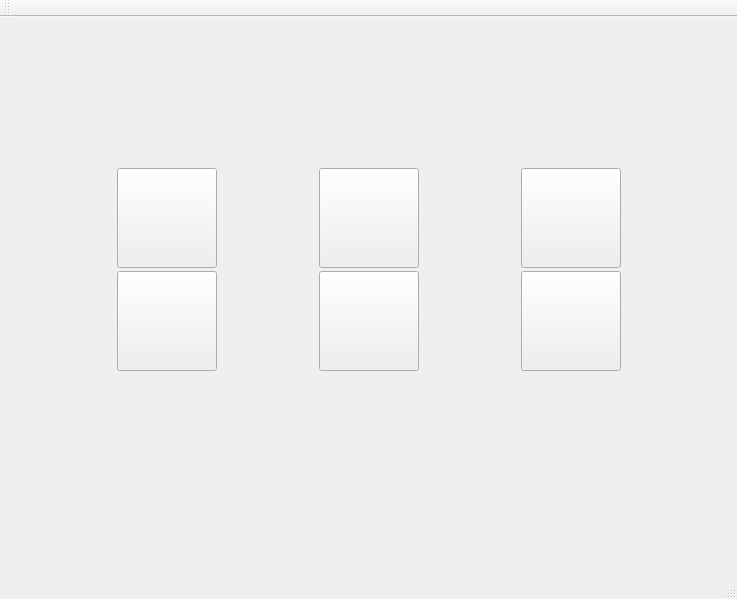
<?xml version="1.0" encoding="UTF-8"?>
<ui version="4.0">
 <class>MainWindow</class>
 <widget class="QMainWindow" name="MainWindow">
  <property name="geometry">
   <rect>
    <x>0</x>
    <y>0</y>
    <width>737</width>
    <height>599</height>
   </rect>
  </property>
  <property name="windowTitle">
   <string>MainWindow</string>
  </property>
  <widget class="QWidget" name="centralWidget">
   <widget class="QLabel" name="statusLabel">
    <property name="geometry">
     <rect>
      <x>80</x>
      <y>380</y>
      <width>591</width>
      <height>101</height>
     </rect>
    </property>
    <property name="font">
     <font>
      <pointsize>15</pointsize>
      <weight>75</weight>
      <bold>true</bold>
     </font>
    </property>
    <property name="text">
     <string/>
    </property>
   </widget>
   <widget class="QWidget" name="">
    <property name="geometry">
     <rect>
      <x>10</x>
      <y>140</y>
      <width>721</width>
      <height>221</height>
     </rect>
    </property>
    <layout class="QVBoxLayout" name="verticalLayout">
     <item>
      <layout class="QHBoxLayout" name="horizontalLayout">
       <item>
        <widget class="QPushButton" name="turbidBtn">
         <property name="minimumSize">
          <size>
           <width>100</width>
           <height>100</height>
          </size>
         </property>
         <property name="maximumSize">
          <size>
           <width>100</width>
           <height>100</height>
          </size>
         </property>
         <property name="text">
          <string/>
         </property>
        </widget>
       </item>
       <item>
        <widget class="QPushButton" name="tempBtn">
         <property name="minimumSize">
          <size>
           <width>100</width>
           <height>100</height>
          </size>
         </property>
         <property name="maximumSize">
          <size>
           <width>100</width>
           <height>100</height>
          </size>
         </property>
         <property name="text">
          <string/>
         </property>
        </widget>
       </item>
       <item>
        <widget class="QPushButton" name="phBtn">
         <property name="minimumSize">
          <size>
           <width>100</width>
           <height>100</height>
          </size>
         </property>
         <property name="maximumSize">
          <size>
           <width>100</width>
           <height>100</height>
          </size>
         </property>
         <property name="text">
          <string/>
         </property>
        </widget>
       </item>
      </layout>
     </item>
     <item>
      <layout class="QHBoxLayout" name="horizontalLayout_2">
       <item>
        <widget class="QPushButton" name="turbidVal">
         <property name="minimumSize">
          <size>
           <width>100</width>
           <height>100</height>
          </size>
         </property>
         <property name="maximumSize">
          <size>
           <width>100</width>
           <height>100</height>
          </size>
         </property>
         <property name="font">
          <font>
           <pointsize>16</pointsize>
           <weight>75</weight>
           <bold>true</bold>
          </font>
         </property>
         <property name="text">
          <string/>
         </property>
        </widget>
       </item>
       <item>
        <widget class="QPushButton" name="tempVal">
         <property name="minimumSize">
          <size>
           <width>100</width>
           <height>100</height>
          </size>
         </property>
         <property name="maximumSize">
          <size>
           <width>100</width>
           <height>100</height>
          </size>
         </property>
         <property name="font">
          <font>
           <pointsize>16</pointsize>
           <weight>75</weight>
           <bold>true</bold>
          </font>
         </property>
         <property name="text">
          <string/>
         </property>
        </widget>
       </item>
       <item>
        <widget class="QPushButton" name="phVal">
         <property name="minimumSize">
          <size>
           <width>100</width>
           <height>100</height>
          </size>
         </property>
         <property name="maximumSize">
          <size>
           <width>100</width>
           <height>100</height>
          </size>
         </property>
         <property name="font">
          <font>
           <pointsize>16</pointsize>
           <weight>75</weight>
           <bold>true</bold>
          </font>
         </property>
         <property name="text">
          <string/>
         </property>
        </widget>
       </item>
      </layout>
     </item>
    </layout>
   </widget>
  </widget>
  <widget class="QMenuBar" name="menuBar">
   <property name="geometry">
    <rect>
     <x>0</x>
     <y>0</y>
     <width>737</width>
     <height>26</height>
    </rect>
   </property>
  </widget>
  <widget class="QToolBar" name="mainToolBar">
   <attribute name="toolBarArea">
    <enum>TopToolBarArea</enum>
   </attribute>
   <attribute name="toolBarBreak">
    <bool>false</bool>
   </attribute>
  </widget>
  <widget class="QStatusBar" name="statusBar"/>
 </widget>
 <layoutdefault spacing="6" margin="11"/>
 <resources/>
 <connections/>
</ui>
